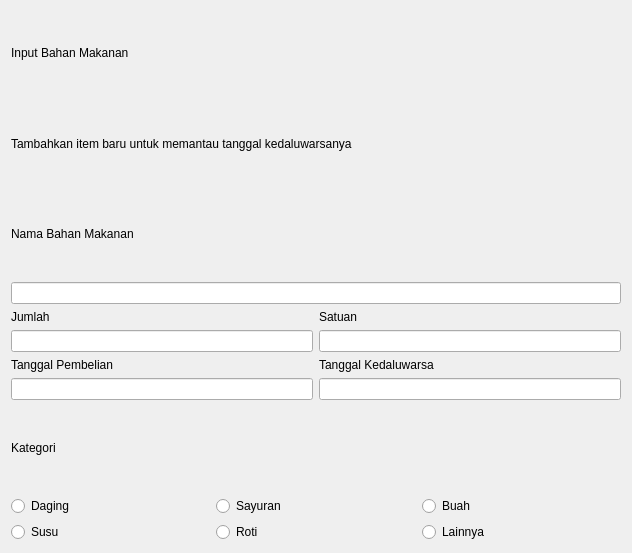
<?xml version="1.0" encoding="UTF-8"?>
<ui version="4.0">
 <class>Form</class>
 <widget class="QWidget" name="Form">
  <property name="geometry">
   <rect>
    <x>0</x>
    <y>0</y>
    <width>632</width>
    <height>553</height>
   </rect>
  </property>
  <property name="windowTitle">
   <string>Form</string>
  </property>
  <layout class="QGridLayout" name="gridLayout_2">
   <item row="0" column="1">
    <layout class="QGridLayout" name="gridLayout">
     <item row="2" column="0" colspan="2">
      <widget class="QLabel" name="lbl3_bahan">
       <property name="text">
        <string>Nama Bahan Makanan</string>
       </property>
      </widget>
     </item>
     <item row="1" column="0" colspan="2">
      <widget class="QLabel" name="lbl2_subhead">
       <property name="text">
        <string>Tambahkan item baru untuk memantau tanggal kedaluwarsanya</string>
       </property>
      </widget>
     </item>
     <item row="10" column="0" colspan="2">
      <layout class="QGridLayout" name="gridLayout_3">
       <item row="1" column="2">
        <widget class="QRadioButton" name="radioButton_3">
         <property name="text">
          <string>Buah</string>
         </property>
        </widget>
       </item>
       <item row="1" column="0">
        <widget class="QRadioButton" name="radioButton">
         <property name="text">
          <string>Daging</string>
         </property>
        </widget>
       </item>
       <item row="2" column="1">
        <widget class="QRadioButton" name="radioButton_5">
         <property name="text">
          <string>Roti</string>
         </property>
        </widget>
       </item>
       <item row="2" column="0">
        <widget class="QRadioButton" name="radioButton_4">
         <property name="text">
          <string>Susu</string>
         </property>
        </widget>
       </item>
       <item row="2" column="2">
        <widget class="QRadioButton" name="radioButton_6">
         <property name="text">
          <string>Lainnya</string>
         </property>
        </widget>
       </item>
       <item row="1" column="1">
        <widget class="QRadioButton" name="radioButton_2">
         <property name="text">
          <string>Sayuran</string>
         </property>
        </widget>
       </item>
      </layout>
     </item>
     <item row="4" column="0" colspan="2">
      <layout class="QGridLayout" name="gridLayout_4">
       <item row="1" column="1">
        <widget class="QLineEdit" name="entry3_satuan"/>
       </item>
       <item row="1" column="0">
        <widget class="QLineEdit" name="entry2_jumlah"/>
       </item>
       <item row="0" column="0">
        <widget class="QLabel" name="lbl4_jumlah">
         <property name="text">
          <string>Jumlah</string>
         </property>
        </widget>
       </item>
       <item row="2" column="0">
        <widget class="QLabel" name="lbl6_tanggal">
         <property name="text">
          <string>Tanggal Pembelian</string>
         </property>
        </widget>
       </item>
       <item row="0" column="1">
        <widget class="QLabel" name="lbl5_satuan">
         <property name="text">
          <string>Satuan</string>
         </property>
        </widget>
       </item>
       <item row="2" column="1">
        <widget class="QLabel" name="lbl7_kedaluarsa">
         <property name="text">
          <string>Tanggal Kedaluwarsa</string>
         </property>
        </widget>
       </item>
       <item row="3" column="0">
        <widget class="QLineEdit" name="entry4_tanggal"/>
       </item>
       <item row="3" column="1">
        <widget class="QLineEdit" name="entry5_kedaluwarsa"/>
       </item>
      </layout>
     </item>
     <item row="3" column="0" colspan="2">
      <widget class="QLineEdit" name="entry1_bahan"/>
     </item>
     <item row="0" column="0" colspan="2">
      <widget class="QLabel" name="lbl1_head">
       <property name="enabled">
        <bool>true</bool>
       </property>
       <property name="text">
        <string>Input Bahan Makanan</string>
       </property>
       <property name="openExternalLinks">
        <bool>false</bool>
       </property>
      </widget>
     </item>
     <item row="8" column="0" colspan="2">
      <widget class="QLabel" name="lbl_kategori">
       <property name="text">
        <string>Kategori</string>
       </property>
      </widget>
     </item>
    </layout>
   </item>
  </layout>
 </widget>
 <resources/>
 <connections/>
</ui>
